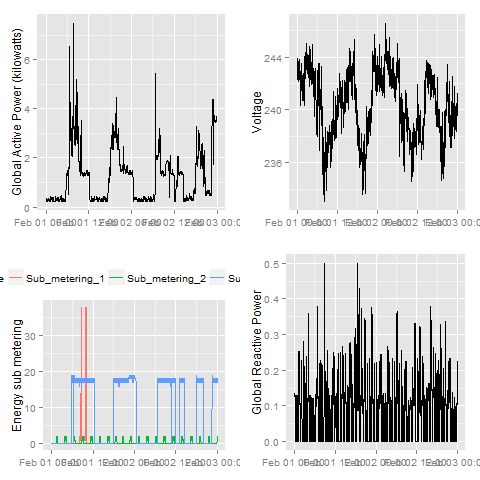

This chart was generated by the following R code:
setwd(choose.dir())

library(dplyr)
library(readr)
library(ggplot2)
library(lubridate)

## read in data, test with 1000 entries first due to file size
hpcdata <- read_csv2("household_power_consumption.txt") #  ,n_max = 1000)


## clean date & time variables

# base
# hpcdata$Date <- as.Date(hpcdata$Date, "%d/%m/%Y")

# lubridate
hpcdata$Date <- dmy(hpcdata$Date)

hpcdata <- filter(hpcdata, Date==ymd("2007-02-01")|Date==ymd("2007-02-02"))

hpcdata$Time <- hms(hpcdata$Time)
hpcdata$datetime <- ymd_hms(paste(hpcdata$Date,hpcdata$Time))
hpcdata$weekdate <- wday(hpcdata$datetime, label = TRUE)




#
### Plot 4
#

library(gridExtra)

voltage <- ggplot(data = hpcdata, aes(x = datetime, y = Voltage)) +
  geom_line() +
  labs(y="Voltage", x=element_blank())
# voltage
reactive <- ggplot(data = hpcdata, aes(x = datetime, y = Global_reactive_power)) +
  geom_line() +
  labs(y="Global Reactive Power", x=element_blank())
# reactive


grid.arrange(plot2,voltage,plot3, reactive, ncol = 2)


# save
png("plot4.png", width=480, height=480)
grid.arrange(plot2,voltage,plot3, reactive, ncol = 2)
dev.off()